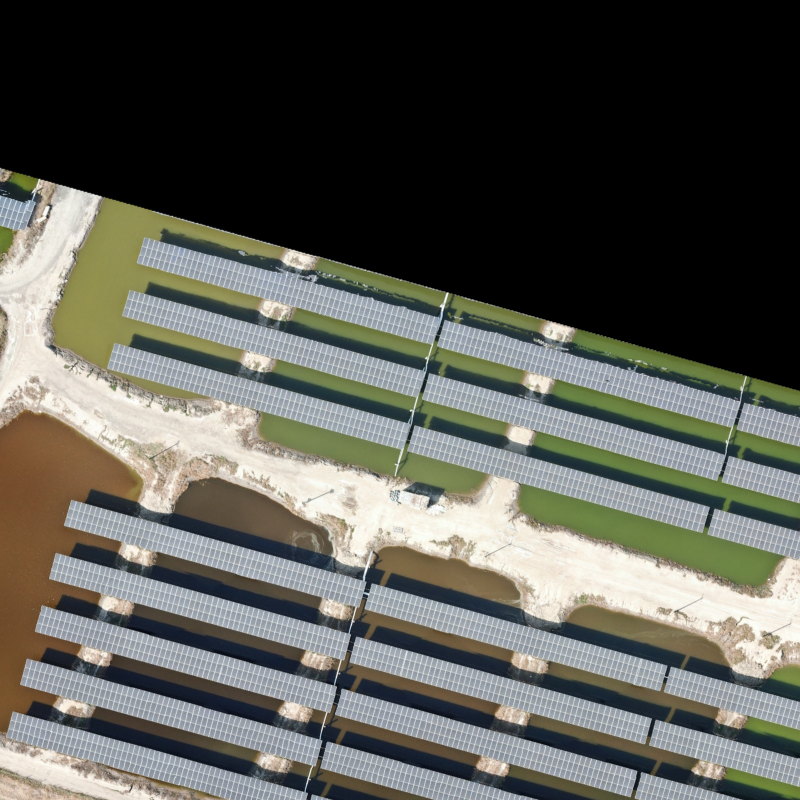
#> input picture tfmodel-maskrcnn-data-deal/light_group/img/yc0xc1064.jpg, 1600 x 1600 px (shown at 1/2 size); its folder holds only this picture in this run
$ python reset_labelme_json_1600_800.py
#> lines starting #> are read from the running program, lines starting #| are printed output that depends on the picture
import cv2
import os
import glob
import json
import shutil
import collections
import numpy as np
from labelme import utils


def reset_labelme_json(src_dir, dst_dir):
    """
    labelme 修改图片尺寸  json内容修改
    @param src_dir: labelme原始标注路径
    @param dst_dir: 修改后存放路径
    """
#> called with src_dir = 'D:\\Downloads\\sddy\\light\\img', dst_dir = 'D:\\Downloads\\sddy\\light\\img_800'

    if not os.path.exists(dst_dir):
        os.makedirs(dst_dir)
    # 先收集一下文件夹中图片的格式列表，例如 ['.jpg', '.JPG']
    exts = dict()
    filesnames = os.listdir(src_dir)
    for filename in filesnames:
        name, ext = filename.split('.')
        if ext != 'json':
            if exts.__contains__(ext):
                exts[ext] += 1
            else:
                exts[ext] = 1

    anno = collections.OrderedDict()  # 这个可以保证保存的字典顺序和读取出来的是一样的，直接使用dict()的话顺序会很乱（小细节哦）
    for key in exts.keys():
        for img_file in glob.glob(os.path.join(src_dir, '*.' + key)):
            file_name = os.path.basename(img_file)
            print(f"Processing {file_name}")
            print(img_file)
            img = cv2.imread(img_file)
#> img is the input picture: shape (1600, 1600, 3); mean B, G, R 84.3, 91.5, 90.9
            (h, w, c) = img.shape  # 统计了一下，所有图片的宽度里面，1344是占比较多的宽度中最小的那个，因此
#> h = 1600; w = 1600; c = 3
            # 都等比例地将宽resize为1344(这里可以自己修改)
            w_new = 800
            h_new = int(h / w * w_new)  # 高度等比例缩放
#> h_new = 800
            ratio = w_new / w  # 标注文件里的坐标乘以这个比例便可以得到新的坐标值
#> ratio = 0.5
            img_resize = cv2.resize(img, (w_new, h_new))  # resize中的目标尺寸参数为(width, height)
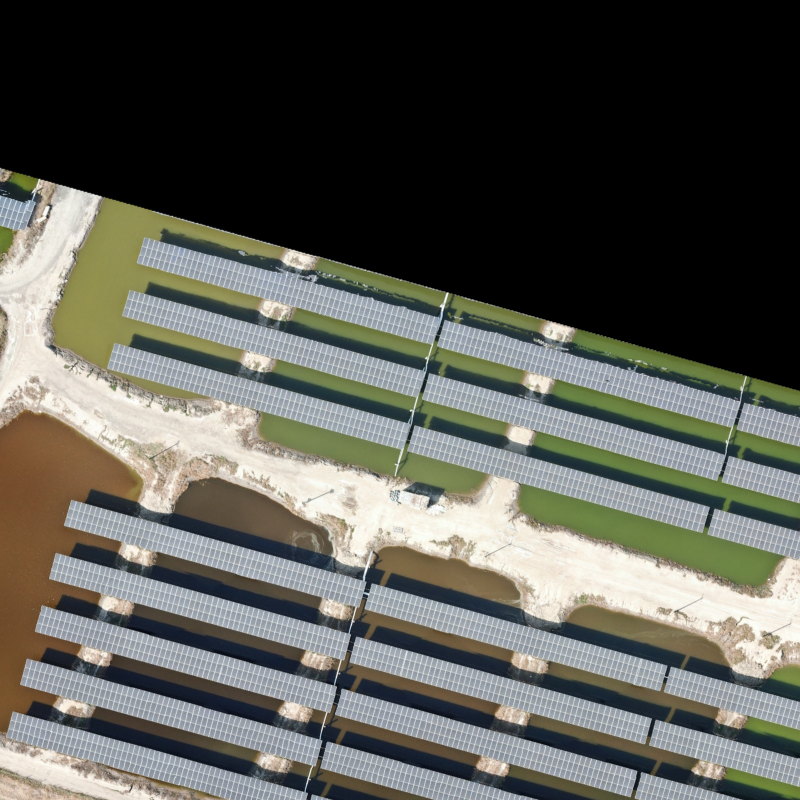
#> img_resize: shape (800, 800, 3); mean B, G, R 84.4, 91.6, 91
            cv2.imwrite(os.path.join(dst_dir, file_name), img_resize)

            # 接下来处理标注文件json中的标注点的resize
            json_file = os.path.join(src_dir, file_name.split('.')[0] + '.json')
            save_to = open(os.path.join(dst_dir, file_name.split('.')[0] + '.json'), 'w')
#> (the run stopped early here; a loop or call above may not have finished)

$ run again, on tfmodel-maskrcnn-data-deal/light_group/img/yc0xc2926.jpg
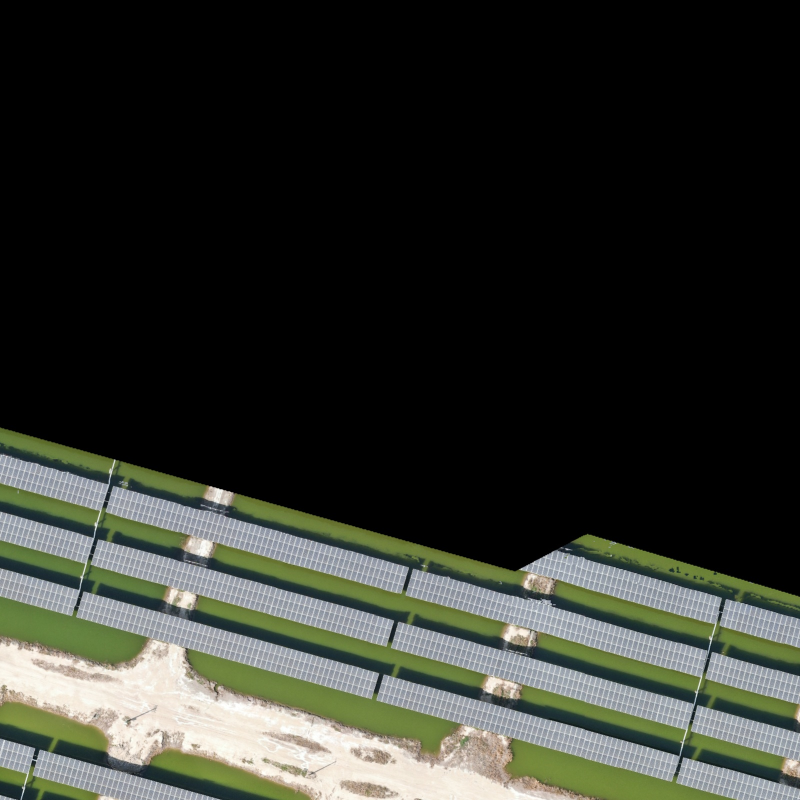
#> input picture tfmodel-maskrcnn-data-deal/light_group/img/yc0xc2926.jpg, 1600 x 1600 px (shown at 1/2 size)
#> in reset_labelme_json, img is the input picture: shape (1600, 1600, 3); mean B, G, R 44.1, 50.8, 48
#> in reset_labelme_json, `img_resize = cv2.resize(img, (w_new, h_new))`:
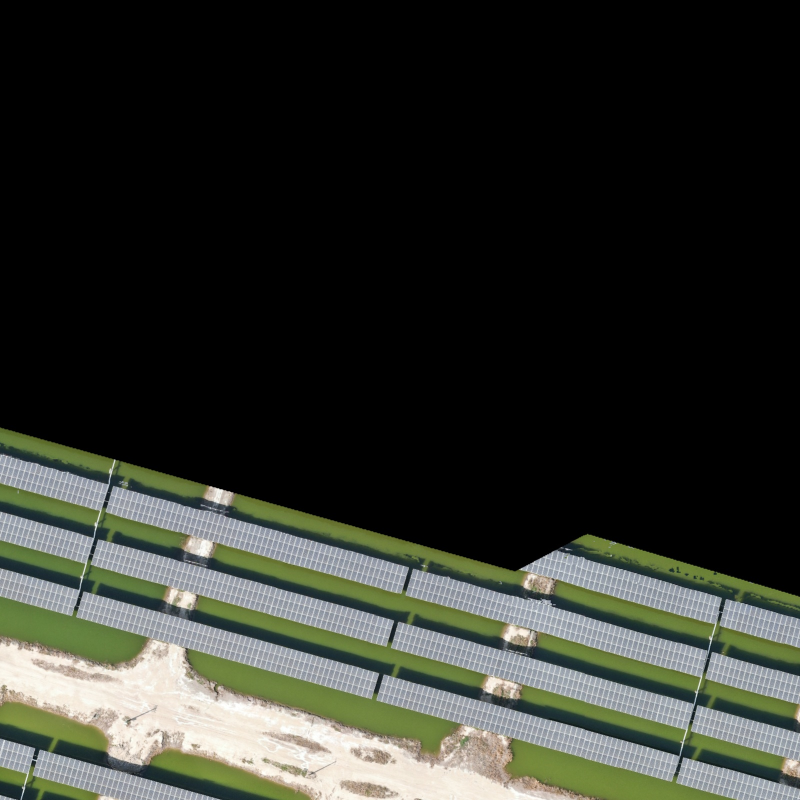
#> img_resize: shape (800, 800, 3); mean B, G, R 44.2, 50.9, 48.1

$ run again, on tfmodel-maskrcnn-data-deal/light_group/img/yc0xc798.jpg
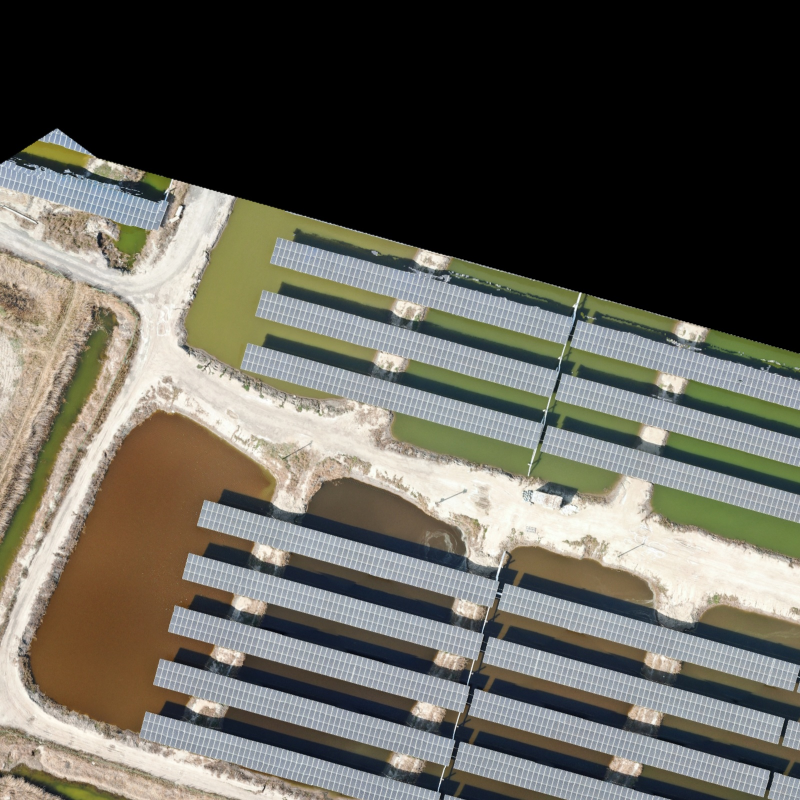
#> input picture tfmodel-maskrcnn-data-deal/light_group/img/yc0xc798.jpg, 1600 x 1600 px (shown at 1/2 size)
#> in reset_labelme_json, img is the input picture: shape (1600, 1600, 3); mean B, G, R 89.6, 98.4, 100.4
#> in reset_labelme_json, `img_resize = cv2.resize(img, (w_new, h_new))`:
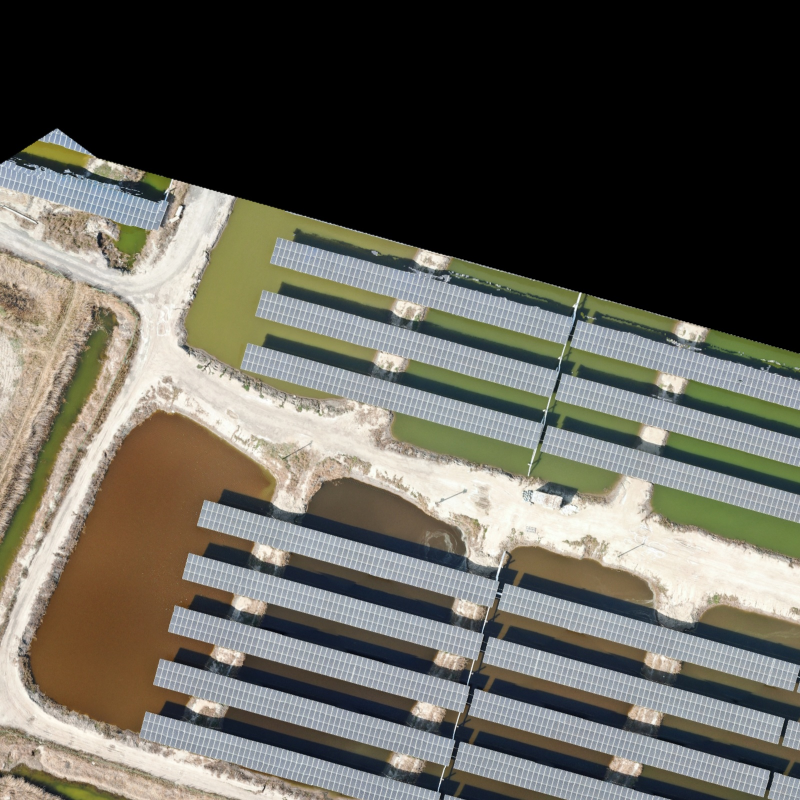
#> img_resize: shape (800, 800, 3); mean B, G, R 89.7, 98.5, 100.5

$ run again, on tfmodel-maskrcnn-data-deal/light_group/img/yc0xc2128.jpg
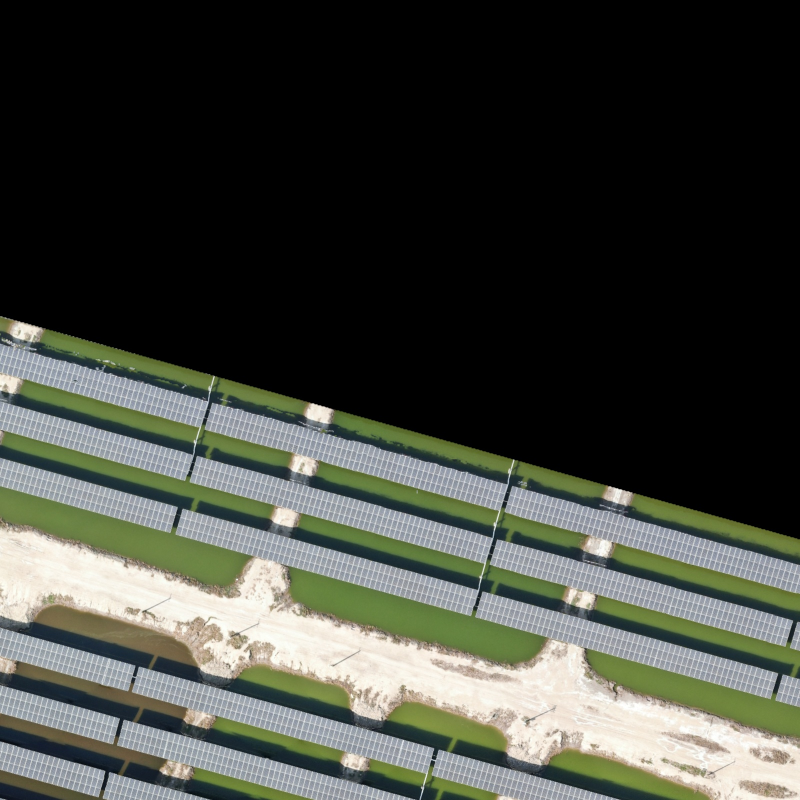
#> input picture tfmodel-maskrcnn-data-deal/light_group/img/yc0xc2128.jpg, 1600 x 1600 px (shown at 1/2 size)
#> in reset_labelme_json, img is the input picture: shape (1600, 1600, 3); mean B, G, R 61.2, 68.9, 65.8
#> in reset_labelme_json, `img_resize = cv2.resize(img, (w_new, h_new))`:
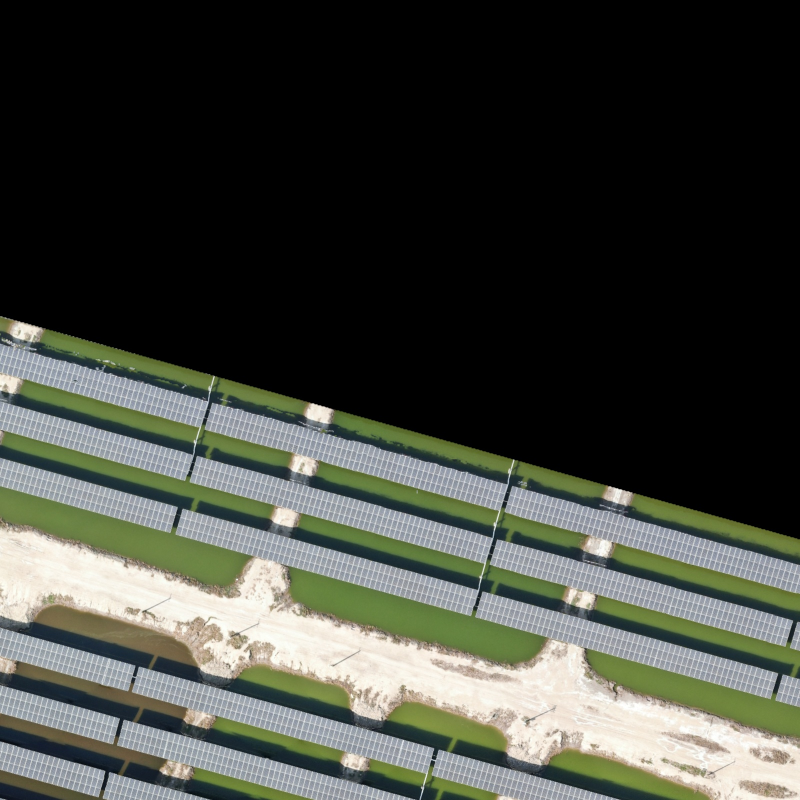
#> img_resize: shape (800, 800, 3); mean B, G, R 61.2, 69, 65.8
